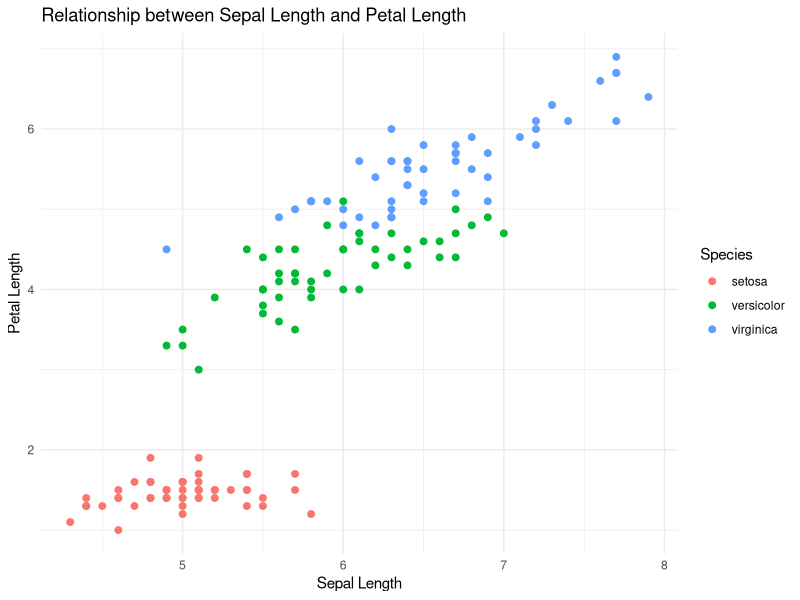
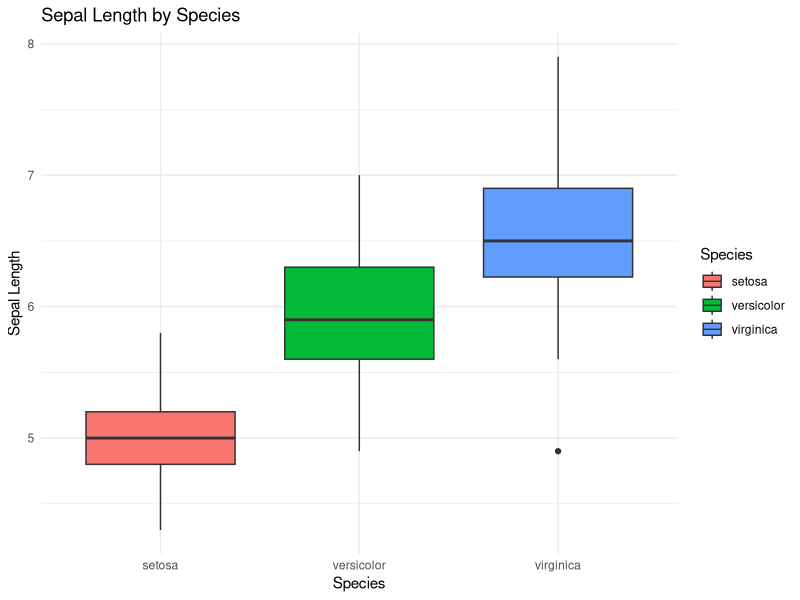
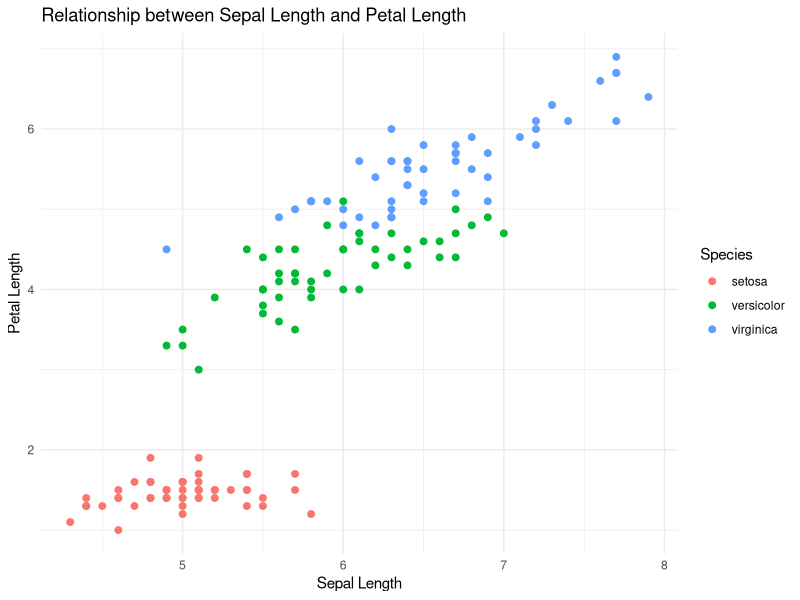
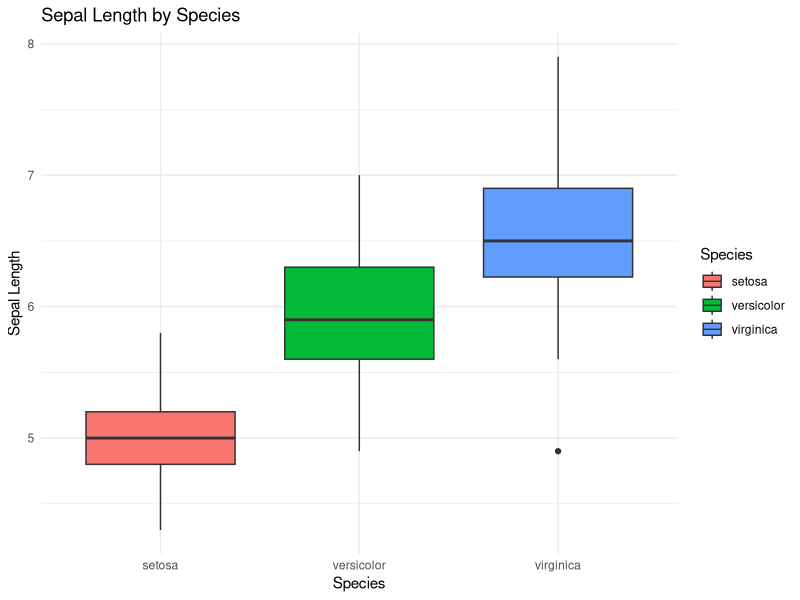

Source code (R) for these figures, in order:
#install.packages("tidyverse")

library(tidyverse)

data(iris)

#Quick view
head(iris)
summary(iris)
str(iris)

#Scatter plot
p1 <- ggplot(iris, aes(x = Sepal.Length, y = Petal.Length, color = Species)) + 
  geom_point(size = 2) +
  labs(
    title = "Relationship between Sepal Length and Petal Length",
    x = "Sepal Length",
    y = "Petal Length"
  ) +
  theme_minimal()

p1

#Boxplot
p2 <- ggplot(iris, aes(x = Species, y = Sepal.Length, fill = Species)) +
  geom_boxplot() +
  labs(
    title = "Sepal Length by Species",
    x = "Species",
    y = "Sepal Length"
  ) +
  theme_minimal()

p2

#Simple linear model
model <- lm(Petal.Length ~ Sepal.Length, data = iris)
summary(model)

#Save plots 
ggsave("iris_scatter.png", plot = p1, width = 8, height = 6)
ggsave("iris_boxplot.png", plot = p2, width = 8, height = 6)
